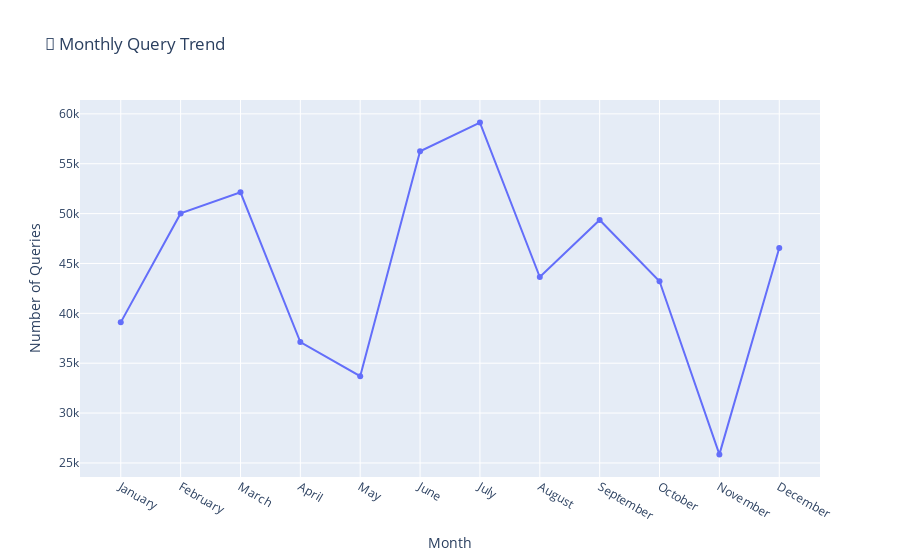
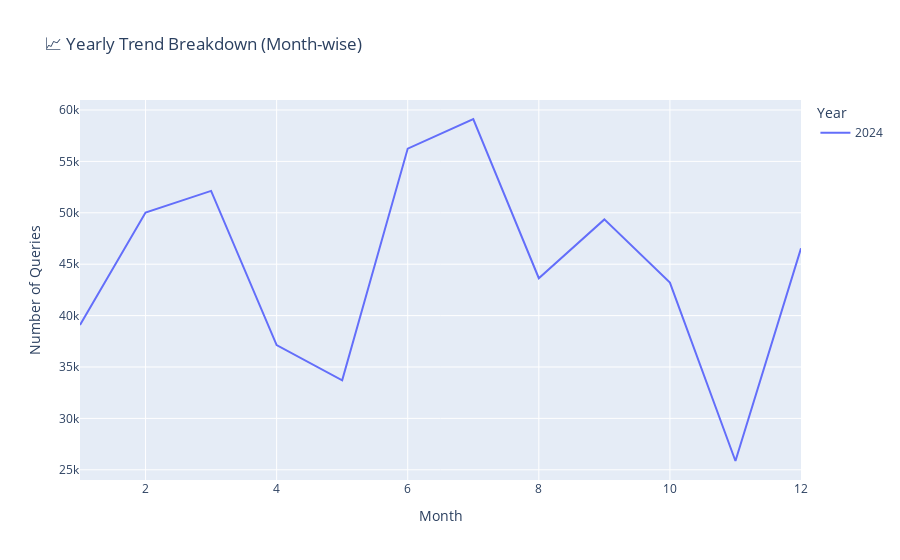

These figures' notebook cell, in order:
### Code cell
import pandas as pd
import plotly.express as px

# Load and prepare dataset
df = pd.read_csv(r"C:\Users\vansh\Downloads\kisaan.csv")
df.drop(columns=['Season'], inplace=True, errors='ignore')
df.dropna(subset=['CreatedOn'], inplace=True)
df['CreatedOn'] = pd.to_datetime(df['CreatedOn'], errors='coerce')
df.dropna(subset=['CreatedOn'], inplace=True)

# Extract time components
df['Month'] = df['CreatedOn'].dt.strftime('%B')
df['Month_Num'] = df['CreatedOn'].dt.month
df['Year'] = df['CreatedOn'].dt.year

# --------------------------------------------
# 1️⃣ Monthly QTrenduery  (Line Chart)
# --------------------------------------------
monthly_trend = df.groupby(['Month_Num', 'Month']).size().reset_index(name='Count').sort_values(by='Month_Num')

fig_monthly_trend = px.line(
    monthly_trend,
    x='Month',
    y='Count',
    title='📅 Monthly Query Trend',
    markers=True,
    labels={'Month': 'Month', 'Count': 'Number of Queries'}
)
fig_monthly_trend.show()

# --------------------------------------------
# 2️⃣ Query Count Over Seasons (Bar/Area Chart)
# Optional – if 'Season' column has values
# --------------------------------------------
if 'Season' in df.columns and df['Season'].notna().any():
    season_trend = df['Season'].value_counts().reset_index()
    season_trend.columns = ['Season', 'Count']

    fig_season_trend = px.bar(
        season_trend,
        x='Season',
        y='Count',
        title='🌾 Query Count by Season',
        color='Count',
        color_continuous_scale='sunset'
    )
    fig_season_trend.show()
else:
    print("No usable data found for 'Season'.")

# --------------------------------------------
# 3️⃣ Yearly Trend Breakdown (Multi-line Plot)
# --------------------------------------------
year_month = df.groupby(['Year', 'Month_Num']).size().reset_index(name='Count')

fig_yearly_trend = px.line(
    year_month,
    x='Month_Num',
    y='Count',
    color='Year',
    title='📈 Yearly Trend Breakdown (Month-wise)',
    labels={'Month_Num': 'Month', 'Count': 'Number of Queries'}
)
fig_yearly_trend.show()

### Figure 1 — Plotly figure (JSON) as saved in the notebook; plotly's stock layout.template omitted (floating-point values rounded to 4 significant figures)
{"data": [{"hovertemplate": "Month=%{x}<br>Number of Queries=%{y}<extra></extra>", "legendgroup": "", "line": {"color": "#636efa", "dash": "solid"}, "marker": {"symbol": "circle"}, "mode": "lines+markers", "name": "", "orientation": "v", "showlegend": false, "type": "scatter", "x": ["January", "February", "March", "April", "May", "June", "July", "August", "September", "October", "November", "December"], "xaxis": "x", "y": [39095, 50020, 52132, 37126, 33697, 56245, 59124, 43635, 49359, 43214, 25856, 46545], "yaxis": "y"}], "layout": {"legend": {"tracegroupgap": 0}, "title": {"text": "📅 Monthly Query Trend"}, "xaxis": {"anchor": "y", "domain": [0, 1], "title": {"text": "Month"}}, "yaxis": {"anchor": "x", "domain": [0, 1], "title": {"text": "Number of Queries"}}}}

### Figure 2 — Plotly figure (JSON) as saved in the notebook; plotly's stock layout.template omitted (floating-point values rounded to 4 significant figures)
{"data": [{"hovertemplate": "Year=2024<br>Month=%{x}<br>Number of Queries=%{y}<extra></extra>", "legendgroup": "2024", "line": {"color": "#636efa", "dash": "solid"}, "marker": {"symbol": "circle"}, "mode": "lines", "name": "2024", "orientation": "v", "showlegend": true, "type": "scatter", "x": [1, 2, 3, 4, 5, 6, 7, 8, 9, 10, 11, 12], "xaxis": "x", "y": [39095, 50020, 52132, 37126, 33697, 56245, 59124, 43635, 49359, 43214, 25856, 46545], "yaxis": "y"}], "layout": {"legend": {"title": {"text": "Year"}, "tracegroupgap": 0}, "title": {"text": "📈 Yearly Trend Breakdown (Month-wise)"}, "xaxis": {"anchor": "y", "domain": [0, 1], "title": {"text": "Month"}}, "yaxis": {"anchor": "x", "domain": [0, 1], "title": {"text": "Number of Queries"}}}}
